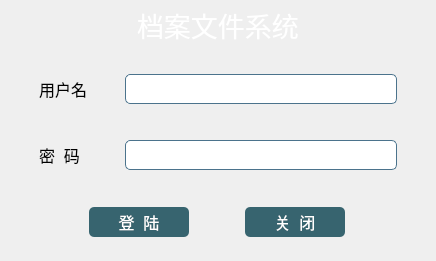
<?xml version="1.0" encoding="UTF-8"?>
<ui version="4.0">
 <class>Dialog</class>
 <widget class="QDialog" name="Dialog">
  <property name="geometry">
   <rect>
    <x>0</x>
    <y>0</y>
    <width>436</width>
    <height>261</height>
   </rect>
  </property>
  <property name="windowTitle">
   <string>登陆</string>
  </property>
  <property name="windowIcon">
   <iconset resource="image.qrc">
    <normaloff>:/newPrefix/img/word.png</normaloff>:/newPrefix/img/word.png</iconset>
  </property>
  <property name="styleSheet">
   <string notr="true">#widget{
	border-image: url(:/newPrefix/img/bp.png);
}
#widget_2{
	border-image: url(:/newPrefix/img/bp2.jpg);
}
#label{
color: rgb(255, 255, 255);
}
#tableWidget{
	background-color: rgb(255, 255, 255,150);
}
QPushButton{
color:rgb(255, 255, 255);
border-style:none;border-radius: 5px;
background-color:rgb(55, 100, 111);
}
QPushButton:hover{
color:rgb(255, 255, 255);
background-color: rgb(158, 200, 205);
}
QPushButton:pressed {  
    /* 改变背景色 */  
    background-color:rgb(55, 100, 111);
    /* 改变边框风格 */  
    border-style:inset;  
    /* 使文字有一点移动 */  
    padding-left:1px;  
    padding-top:1px;  
}

QLineEdit{
border-radius: 5px;
border: 1px solid rgb(75, 115, 140);
}</string>
  </property>
  <layout class="QVBoxLayout" name="verticalLayout_2">
   <property name="spacing">
    <number>0</number>
   </property>
   <property name="leftMargin">
    <number>0</number>
   </property>
   <property name="topMargin">
    <number>0</number>
   </property>
   <property name="rightMargin">
    <number>0</number>
   </property>
   <property name="bottomMargin">
    <number>0</number>
   </property>
   <item>
    <widget class="QWidget" name="widget" native="true">
     <property name="minimumSize">
      <size>
       <width>0</width>
       <height>50</height>
      </size>
     </property>
     <property name="maximumSize">
      <size>
       <width>16777215</width>
       <height>50</height>
      </size>
     </property>
     <layout class="QHBoxLayout" name="horizontalLayout_2">
      <item alignment="Qt::AlignHCenter">
       <widget class="QLabel" name="label">
        <property name="font">
         <font>
          <family>楷体</family>
          <pointsize>20</pointsize>
         </font>
        </property>
        <property name="text">
         <string>档案文件系统</string>
        </property>
       </widget>
      </item>
     </layout>
    </widget>
   </item>
   <item>
    <widget class="QWidget" name="widget_2" native="true">
     <layout class="QVBoxLayout" name="verticalLayout">
      <item>
       <widget class="QWidget" name="widget_3" native="true">
        <layout class="QHBoxLayout" name="horizontalLayout">
         <property name="leftMargin">
          <number>30</number>
         </property>
         <property name="rightMargin">
          <number>30</number>
         </property>
         <item alignment="Qt::AlignHCenter">
          <widget class="QLabel" name="label_2">
           <property name="minimumSize">
            <size>
             <width>80</width>
             <height>30</height>
            </size>
           </property>
           <property name="maximumSize">
            <size>
             <width>80</width>
             <height>30</height>
            </size>
           </property>
           <property name="font">
            <font>
             <pointsize>12</pointsize>
            </font>
           </property>
           <property name="text">
            <string>用户名</string>
           </property>
          </widget>
         </item>
         <item>
          <widget class="QLineEdit" name="lineEdit_username">
           <property name="minimumSize">
            <size>
             <width>0</width>
             <height>30</height>
            </size>
           </property>
           <property name="maximumSize">
            <size>
             <width>16777215</width>
             <height>30</height>
            </size>
           </property>
           <property name="font">
            <font>
             <pointsize>12</pointsize>
            </font>
           </property>
          </widget>
         </item>
        </layout>
       </widget>
      </item>
      <item>
       <widget class="QWidget" name="widget_4" native="true">
        <layout class="QHBoxLayout" name="horizontalLayout_3">
         <property name="leftMargin">
          <number>30</number>
         </property>
         <property name="rightMargin">
          <number>30</number>
         </property>
         <item alignment="Qt::AlignHCenter">
          <widget class="QLabel" name="label_3">
           <property name="minimumSize">
            <size>
             <width>80</width>
             <height>30</height>
            </size>
           </property>
           <property name="maximumSize">
            <size>
             <width>80</width>
             <height>30</height>
            </size>
           </property>
           <property name="font">
            <font>
             <pointsize>12</pointsize>
            </font>
           </property>
           <property name="text">
            <string>密  码</string>
           </property>
          </widget>
         </item>
         <item>
          <widget class="QLineEdit" name="lineEdit_password">
           <property name="minimumSize">
            <size>
             <width>0</width>
             <height>30</height>
            </size>
           </property>
           <property name="maximumSize">
            <size>
             <width>16777215</width>
             <height>30</height>
            </size>
           </property>
           <property name="font">
            <font>
             <pointsize>12</pointsize>
            </font>
           </property>
          </widget>
         </item>
        </layout>
       </widget>
      </item>
      <item>
       <widget class="QWidget" name="widget_5" native="true">
        <layout class="QHBoxLayout" name="horizontalLayout_4">
         <property name="leftMargin">
          <number>30</number>
         </property>
         <property name="rightMargin">
          <number>30</number>
         </property>
         <item>
          <widget class="QPushButton" name="pushButton_login">
           <property name="minimumSize">
            <size>
             <width>100</width>
             <height>30</height>
            </size>
           </property>
           <property name="maximumSize">
            <size>
             <width>100</width>
             <height>30</height>
            </size>
           </property>
           <property name="font">
            <font>
             <pointsize>12</pointsize>
            </font>
           </property>
           <property name="text">
            <string>登  陆</string>
           </property>
          </widget>
         </item>
         <item>
          <widget class="QPushButton" name="pushButton_close">
           <property name="minimumSize">
            <size>
             <width>100</width>
             <height>30</height>
            </size>
           </property>
           <property name="maximumSize">
            <size>
             <width>100</width>
             <height>30</height>
            </size>
           </property>
           <property name="font">
            <font>
             <pointsize>12</pointsize>
            </font>
           </property>
           <property name="text">
            <string>关  闭</string>
           </property>
          </widget>
         </item>
        </layout>
       </widget>
      </item>
     </layout>
    </widget>
   </item>
  </layout>
 </widget>
 <resources>
  <include location="image.qrc"/>
 </resources>
 <connections/>
</ui>
